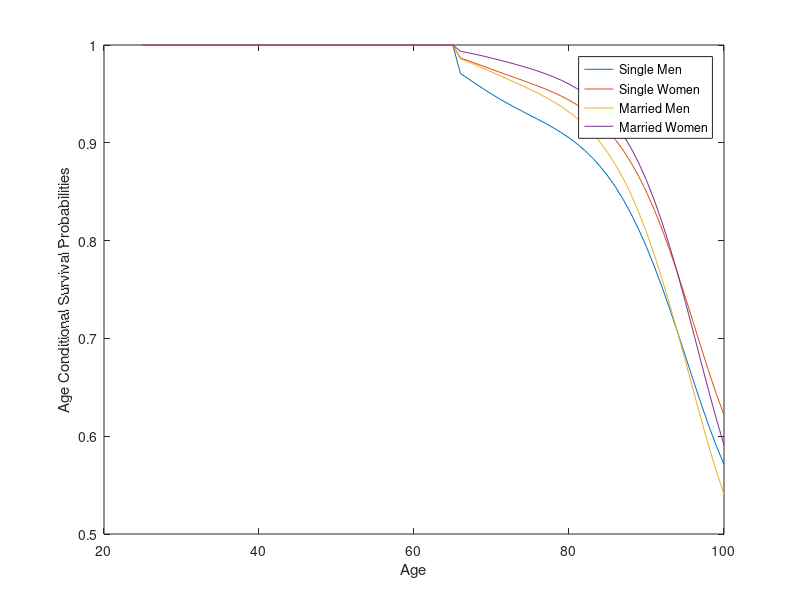
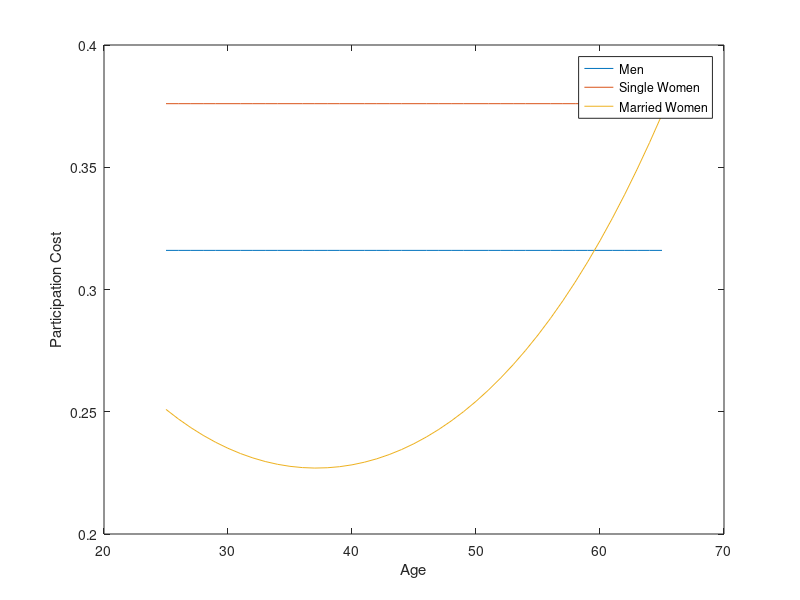

Reproduce these figures in MATLAB, in order. (Note: this script raises an error after producing the figures.)
% Borella, De Nardi & Yang (2018) - The Aggregate Implications of Gender and Marriage
% We solve Economy 4 which is a model with three kinds of households: single female, single male, and married couple.
% Because moving between these is possible, and the moves are exogenous, we
% need to think of one agent who changes 'type' based on an exogenous state.

% Two small notational changes from BDNY2018. The deterministic
% age-dependent component of ages is called kappa_j (they call it e) and
% the markov (AR(1)) shock is called z (they call it epsilon).

% Everything is nice and smooth. 

% Two small errors/typos in BDNY2018 paper: 
% 1) pg 11, eqn 2 tells us that n is 0 to 1, but when used in eqn 5 it should 
% be hours (so 5840 times as much). Effectively, eqn 5 (and 13) is missing 
% a constant parameter than multiplies n. I will refer to this missing
% parameter as 'potential hours'.
% 2) pg 21, the multivariate normal for the initial distribution has
% delta_a on left and right hand sides, it should only appear on the left
% (should not appear on the right).

% The paper is missing a few parameters but the authors were very good/nice about 
% sending them in an clean well-documented format when I requested them by 
% email. You can find them all below, specifically, the conditional
% survival probabilities, the parametrization of the initial distribution,
% the 'potential hours' that multiplies n in eqn 5 (and 14),
% and kappa_j (the kappa_j are shown in Figure 13, but they sent me the exact
% numbers).

% Reproduces Figures 9, 10, 11, 14 of BDNY2018 (the parts relating to model, those figures also contain data which is not reproduced here)
% Create additional new figures 1,2,3 to show some other parts of the model to help illustrate what is going on.

CreateFigures=1


%%
n_d=[51,51]; % Two decision variables, endogenous labor supply for female and male, respectively
n_a=701; % Endogenous state, asset holdings
n_z=[7,7,4]; % Three exogenous states, female labor productivity, male labor productivity, household-type
N_j=76; 
Params.agejshifter=24; % Ages 25 to 100.

% A quick explanation of the third exogenous state which takes four values.
% This is the 'four' household types. We have single males, single females,
% and married couples. Because the married couples can transition to being
% single male/female, we cannot set them up at permanent types. So we set
% up an exogenous state to control these transitions. Notice that these
% transition probabilities occur based on the conditional survival
% probabilities, and that the conditional survival probabilities depend on
% this state. As a result, instead of treating conditional survival
% probabilities as another discount factor (which is standard) we instead
% treat the conditional survival probabilities as transition probabilities
% of the exogenous state. We therefore need to add a fourth grid point to
% the exogenous state which signifies death. This is not particully
% computationally efficient, but it is easy enough (VFI Toolkit has no
% feature to permit the conditional survival probabilities to depend on the
% exogenous state which would be the better way to handle it.)

% The third exogenous state is called 'htype', and htype==1 is married
% couple, htype==2 is single female, htype==3 is single male, and hype==4
% is deceased.

%% Parameters
% Economy 4, so most parameters come from Table 9
% [some from Table 3 and Table 4]
% Paper is missing a few parameter values, BDNY were kind enough to send them by email. 
% Big thanks to them! Specifically, kappa_j (deterministic age-dependent component of 
% earnings), s_j (conditional survival probabilities), potential hours, and the 
% parameters that determine  the initial age distribution are those that are from email.

% Age j
Params.agej=1:1:N_j;
% actual age is agej+agejshifter
Params.age=Params.agej+Params.agejshifter;
% Retirement age
Params.Jr=66-Params.agejshifter; % Retire at age 66


% Preferences
Params.beta=0.961; % Discount factor
Params.gamma=2; % risk aversion coefficient
Params.omega=0.496; % Consumption weight

% Labor force participation fixed cost (only used for working age)
Params.participationcost_men=0.316;
Params.participationcost_women_single=0.376;
Params.participationcost_women_married=exp(0.0009.*Params.agej.^2-0.0236*Params.agej-1.0708)./(1+exp(0.0009.*Params.agej.^2-0.0236*Params.agej-1.0708));
% Participation cost for women: this formula comes from pg 25 of BDNY2018.
% Figure 14 plots it and the formula here does reproduce the figure.
% [I originally used age rather than agej in formula, but Fig 14 makes it clear that is should be agej]
if CreateFigures==1
    figure(14)
    plot(Params.age(1:Params.Jr-1),Params.participationcost_men*ones(1,Params.Jr-1))
    hold on
    plot(Params.age(1:Params.Jr-1),Params.participationcost_women_single*ones(1,Params.Jr-1))
    plot(Params.age(1:Params.Jr-1),Params.participationcost_women_married(1:Params.Jr-1))
    hold off
    ylabel('Participation Cost')
    xlabel('Age')
    legend('Men','Single Women','Married Women')
end

% Hours worked factor
Params.potentialhours=5840; % BDNY2018 by email tell me that the 'total potential hours' which multiplies n is5840 (=365 days*16 hrs per day)

% Prices
Params.r=0.04; % interest rate

% Retirement and Pensions
Params.tau_ss=0.038; % Social security tax rate on employees

% Earnings process, deterministic component
Params.kappa_j_men=[14.28697096, 14.92876666, 15.50469684, 16.01569213, 16.46435926, 16.85445477, 17.19077667, 17.47871754, 17.72400614, 17.93263075, 18.11042972, 18.26303369, 18.39575626, 18.51342232, 18.62027424, 18.72015966, 18.81615859, 18.91073972, 19.00573926, 19.10217112, 19.20062825, 19.30071226, 19.40137617, 19.50086844, 19.5965984, 19.68513928, 19.76237742, 19.82327991, 19.86221136, 19.87262189, 19.84732029, 19.77866833, 19.65858228, 19.47902022, 19.2315277, 18.90867856, 18.50342777, 18.01015922, 17.42479166, 16.74579195, 15.97365815, zeros(1,N_j-Params.Jr+1)]; % fill in zeros for retirement ages
Params.kappa_j_women=[10.23342169, 10.33615559, 10.43110283, 10.52023978, 10.605471, 10.6885492, 10.77108253, 10.85453538, 10.94021008, 11.0292408, 11.12258805, 11.22103341, 11.32520757, 11.43549369, 11.55209724, 11.67506067, 11.80415986, 11.93894804, 12.07874142, 12.22256703, 12.36923078, 12.51715371, 12.66452781, 12.8091787, 12.94859127, 13.07991699, 13.19993625, 13.30513432, 13.3916985, 13.45548729, 13.49216302, 13.49726402, 13.46622906, 13.3946316, 13.27811246, 13.11277571, 12.89515939, 12.6225513, 12.29306153, 11.90600625, 11.46174536, zeros(1,N_j-Params.Jr+1)]; % fill in zeros for retirement ages

% Earnings processes (from Table 4)
% Persistence of markov shocks
Params.rho_z_men=0.973;
Params.rho_z_women=0.963;
% Params.rho_z_menwomen=0.973;
Params.rho_z_married=0.972;
% Variance of markov innovations
Params.sigmasq_upsilon_men=0.016;
Params.sigmasq_upsilon_women=0.014;
% Params.sigmasq_upsilon_menwomen=0.021;
Params.sigmasq_upsilon_married=0.013;
% Initial variance
Params.sigmasq_init_z_men=0.128;
Params.sigmasq_init_z_women=0.128;
% Params.sigmasq_init_z_menwomen=0.128;
Params.sigmasq_init_z_married=0.128;

% Conditional Survival Probabilities [Just used to construct transition probabilities for htype]
% BDNY2018 Appendix A states "We model the probability of being alive at
% time t as a logit function" from HRS biennial data. They do state that s_j=1 for working ages
% I emailed authors and they sent me the following parameter values
Params.s_j_men=[ones(1,Params.Jr-1), 0.9708540312, 0.9654954844, 0.9601461089, 0.9549150054, 0.9498879234, 0.9451082213, 0.940578516, 0.9362672177, 0.9321064622, 0.928034319, 0.9239414182, 0.919726484, 0.9152684335, 0.9104409934, 0.9051246504, 0.8991750989, 0.8924468522, 0.884799902, 0.8760654515, 0.8661334404, 0.8548043058, 0.8419632417, 0.8275050364, 0.8113131369, 0.7934129312, 0.7737980124, 0.7526544571, 0.7301095265, 0.7065543154, 0.682371187, 0.6581025282, 0.6341793149, 0.6114001461, 0.5902426503, 0.5713174184];
Params.s_j_women=[ones(1,Params.Jr-1), 0.9867173292, 0.9839537557, 0.9810895031, 0.9781775739, 0.9752641812, 0.9723774046, 0.969525577, 0.966698489, 0.963864254, 0.9609913506, 0.9580178755, 0.9548816988, 0.9515039178, 0.947796448, 0.9436688848, 0.9390081383, 0.933691744, 0.9275915251, 0.9205495885, 0.9124369293, 0.9030503063, 0.8922328875, 0.8798241982, 0.86564477, 0.8496186806, 0.8316466875, 0.8117952836, 0.7901019966, 0.7668593618, 0.7423955654, 0.7172294449, 0.6918221763, 0.667022471, 0.6434068853, 0.6216936057];
Params.s_j_married_men=[ones(1,Params.Jr-1), 0.9857772492, 0.9826486379, 0.979351984, 0.975942647, 0.9724705996, 0.968967363, 0.9654432869, 0.9618879751, 0.9582658633, 0.9545406942, 0.9506398489, 0.9464884755, 0.9419901481, 0.9370354902, 0.9315104472, 0.9252723856, 0.9181662883, 0.9100301624, 0.9006674505, 0.8899198529, 0.8775450903, 0.863366277, 0.8472150339, 0.8289168868, 0.8084411651, 0.785749516, 0.7610170302, 0.7343962364, 0.706334129, 0.677301214, 0.6479487248, 0.6188217937, 0.5908262567, 0.5645208063, 0.5405648483];
Params.s_j_married_women=[ones(1,Params.Jr-1), 0.9935989401, 0.992044741, 0.9903554811, 0.9885517802, 0.9866536883, 0.9846739092, 0.9826155039, 0.980471028, 0.9782190319, 0.975836103, 0.973276773, 0.970490844, 0.9674117874, 0.9639603055, 0.960048177, 0.9555625464, 0.9503736337, 0.9443364884, 0.937270943, 0.92900752, 0.9193032442, 0.9079407056, 0.8946906353, 0.8793009575, 0.861614884, 0.8414655991, 0.8188646896, 0.7938284563, 0.7666627684, 0.7377541306, 0.7077193293, 0.6771431241, 0.6470122624, 0.6180256858, 0.5909978175];
% Do a plot of the survival probabilities, just to see them
if CreateFigures==1
    figure(1)
    plot(Params.age,Params.s_j_men)
    hold on
    plot(Params.age,Params.s_j_women)
    plot(Params.age,Params.s_j_married_men)
    plot(Params.age,Params.s_j_married_women)
    hold off
    ylabel('Age Conditional Survival Probabilities')
    xlabel('Age')
    legend('Single Men','Single Women','Married Men','Married Women')
end


%% Grids
a_grid=500000*linspace(0,1,n_a)'.^3; 
% I just had to guess a max, then adjust it till it was reasonable
% BDNY2018 are essentially using this grid in USD (can be nice when you go to data)

n1_grid=linspace(0,1,n_d(1))'; % can tell from size of 'participationcost' parameters that model is on 0 to 1 (not actual hours worked which is what figures show)
n2_grid=linspace(0,1,n_d(2))';
d_grid=[n1_grid; n2_grid];

% Discretization is an AR(1), but because there is an initial distribution
% (variance) which is not the asymptotic/unconditional variance, we are
% better (in sense grid will be more efficient) using a life-cycle AR(1) method.
% Because male and female exogenous shocks are independent, we will create them separately and then join the two
% Set the initial distribution
kirkbyoptions_men.initialj1sigmaz=sqrt(Params.sigmasq_init_z_men); % age j=1 is a normal distribution with mean zero and this standard deviation [you can also set the mean, but default is zero]
[z_grid_J_men, pi_z_J_men,jequaloneDistz_men,~] = discretizeLifeCycleAR1_KFTT(0,Params.rho_z_men,sqrt(Params.sigmasq_upsilon_men),n_z(2),N_j,kirkbyoptions_men);
kirkbyoptions_women.initialj1sigmaz=sqrt(Params.sigmasq_init_z_women); % age j=1 is a normal distribution with mean zero and this standard deviation [you can also set the mean, but default is zero]
[z_grid_J_women, pi_z_J_women,jequaloneDistz_women,~] = discretizeLifeCycleAR1_KFTT(0,Params.rho_z_women,sqrt(Params.sigmasq_upsilon_women),n_z(1),N_j,kirkbyoptions_women);
% Note, this is currently ln(z). We want the actual z
z_grid_J_men=exp(z_grid_J_men);
z_grid_J_women=exp(z_grid_J_women);
% Set up the htype
htype_grid=(1:1:4)';
pi_htype_J=zeros(4,4,N_j);% Build from the conditional survival probabilities
for jj=1:N_j
    % Married couples
    pi_htype_J(1,1,jj)=Params.s_j_married_men(jj)*Params.s_j_married_women(jj);
    pi_htype_J(1,2,jj)=1-Params.s_j_married_men(jj);
    pi_htype_J(1,3,jj)=1-Params.s_j_married_women(jj);
    % Single women
    pi_htype_J(2,2,jj)=Params.s_j_married_women(jj);
    pi_htype_J(2,4,jj)=1-Params.s_j_married_women(jj);
    % Single men
    pi_htype_J(3,3,jj)=Params.s_j_married_men(jj);
    pi_htype_J(3,4,jj)=1-Params.s_j_married_men(jj);
    % Note: since V for deceased is zero, what we put as transtion
    % probability from deceased to deceased (1 or 0) anyway irrelevant.
    pi_htype_J(4,4,jj)=1;
end

% Put together the exogenous shocks
z_grid_J=zeros(sum(n_z),N_j);
pi_z_J=zeros(prod(n_z),prod(n_z),N_j);
for jj=1:N_j
    z_grid_J(:,jj)=[z_grid_J_women(:,jj);z_grid_J_men(:,jj);htype_grid];
    pi_z_J(:,:,jj)=kron(pi_htype_J(:,:,jj),kron(pi_z_J_men(:,:,jj),pi_z_J_women(:,:,jj))); % note, kron in reverse order
end

%% Return Function and Discount Parameters
DiscountFactorParamNames={'beta'}; 
% Normally we would put the survival probabilities into the discount
% factor. But here we instead have the survival probabilities acting
% through the exogenous state transition probabilities as we need 

ReturnFn=@(n_f,n_m,aprime,a,z_f,z_m,htype,r,omega,gamma,tau_ss,participationcost_men,participationcost_women_single,participationcost_women_married,kappa_j_women,kappa_j_men,potentialhours)...
    BorellaDeNardiYang2018_ReturnFn(n_f,n_m,aprime,a,z_f,z_m,htype,r,omega,gamma,tau_ss,participationcost_men,participationcost_women_single,participationcost_women_married,kappa_j_women,kappa_j_men,potentialhours);

%% Solve value function
vfoptions=struct(); % use defaults
vfoptions.verbose=1;
vfoptions.lowmemory=1;
vfoptions.divideandconquer=1;
tic;
[V,Policy]=ValueFnIter_Case1_FHorz(n_d,n_a,n_z,N_j,d_grid,a_grid,z_grid_J,pi_z_J,ReturnFn,Params,DiscountFactorParamNames,[],vfoptions);
toc

%% Plot some policy functions to take a look
% I can't be bothered just now :)

%% You could take a look at value functions to see if better/worse off being single/married
% Not really important in this model, as all changes in martial status are completely exogenous anyway.



%% Age j=1 agent distribution
% BDNY2018 Appendix A
% Model joint distribution of initial assets and wage shocks at age 25 as a
% joint log-normal in the logarithm of the asset and wage shock
% (ln(a+delta_a) )    ( mu_a                  )
% (  ln z        ) ~ N(    mu_z       , Sigma_s)
% 
% delta_a is a shift parameter for assets to have only positive values to be able to take logs.
% For Economy 4 with couples it is joint normal of the two ln(z) for female
% and male and the assets (so tri-variate instead of bi-variate).
%
% NOTE: VERSION IN BDNY2018 ERRONEOUSLY PUTS delta_a ON RIGHT HAND SIDE AS WELL (mu_a+delta_a instead of mu_a as here)


% BDNY2018 don't report the parameters of this tri-variate log-normal
% distribution (except the initial variance of ln(z) which is in Table 4)
% I emailed and they kindly sent me the following.
% Joint Distribution at age 25														
% Couples				Variance/Covariance Matrix			
% 	                      mu	    delta_a			            log(wealth)	Prod. Shock	Prod. Shock Spouse
% log(wealth)	        11.35902	69155.39		log(wealth)	0.1578558	0.018727	0.0153577
% Prod. Shock	        0.0231509	0		      Prod. Shock	0.018727	0.091125	0.0153023
% Prod. Shock Spouse	0.0013973	0		 Prod. Shock Spouse	0.0153577	0.0153023	0.0777305

% Note that we already have grids on assets, and on productivity for female
% and male. So we just want to assign mass on these grids to fit this
% distribution.
% What we use is to allocate based on the joint-normal cdf (to the grids in logs).

% Let's first just create the mean and var-covar from the values in email.
delta_a=69155.39;
% Note that in codes, the ordering is assets, productivity shock female,
% productivity shock male. So have to swap female and male order from what 
% BDNY sent in the email. (I have assumed 'Spouse' refers to female)
jequal1_mu=[11.35902, 0.0013973, 0.0231509];
jequal1_sigma=[0.1578558, 0.0153577,0.018727; 0.0153577, 0.0777305, 0.0153023; 0.018727, 0.0153023, 0.091125];

% Get log(producitivity) grids for age j=1.
logz_f_jequal1grid=log(z_grid_J_women(:,1));
logz_m_jequal1grid=log(z_grid_J_men(:,1));

% Initial dist for on assets is on log(assets+delta_a)
tic;
jequaloneDist=MVNormal_ProbabilitiesOnGrid([log(a_grid+delta_a); logz_f_jequal1grid; logz_m_jequal1grid],jequal1_mu, jequal1_sigma, [n_a,n_z(1),n_z(2)]);
initdisttime=toc

% Take a look over the asset grid
if CreateFigures==1
    figure(2)
    plot(a_grid,cumsum(sum(sum(sum(jequaloneDist,4),3),2)))
    title('Initial dist: marginal cdf over assets')
    % Almost everyone starts with 0 to 200,000 USD
end

% Comment: Evaluating a Multivariate-Normal cdf is not
% computationally cheap/fast (for anything but a small grid).
% An obvious alternative to get code faster here would be to only put the
% initial dist onto the lower 1/2 (or somesuch) of the asset distribution. Following two
% lines demonstrate how you would do this
% jequaloneDist=zeros([n_a,n_z(1),n_z(2),'gpuArray');
% jequaloneDist(1:floor(n_a/2),:,:)=MVNormal_ProbabilitiesOnGrid([log(a_grid(1:floor(n_a/2))+delta_a); logz_f_jequal1grid; logz_m_jequal1grid],jequal1_mu, jequal1_sigma, [floor(n_a/2),n_z(1),n_z(2)]);

% Distribution is currently over [n_a,n_z(1),n_z(2)]
% Needs to be over [n_a,n_z(1),n_z(2), n_z(3)]

% To do this we have to define relative mass of the household types.
% BDNY2018 did this, as required for Fig 11

% Table 1 of BDNY2018 says 0.43 married, 0.07 single female, and 0.07
% single male (at age 25). Paper does not explictly say that these (initial) weights
% are were used for model, but BDNY2018 confirmed this to me by email.
mass_hhtypes=[0.43,0.07,0.07,0]; % married, single female, single male, deceased (note, these masses will change over time, this is just for j=1) 
mass_hhtypes=mass_hhtypes/sum(mass_hhtypes); % normalize total mass to one
jequaloneDist=jequaloneDist.*shiftdim(mass_hhtypes,-2);



%% Agent distribution
AgeWeightParamNames={'mewj'};
Params.mewj=(1:1:N_j)/N_j;
% BDNY2018 don't define this as it is not needed since only model output they look at is life-cycle profiles, 
% but toolkit requires it (will have no impact on results as long as you are only looking at life-cycle profiles are these
% are anyway conditional on age).

simoptions=struct(); % use default simoptions
StationaryDist=StationaryDist_FHorz_Case1(jequaloneDist,AgeWeightParamNames,Policy,n_d,n_a,n_z,N_j,pi_z_J,Params,simoptions);


%% Plot some life-cycle profiles
% We only want age-conditional means, by using simoptions.whichstats we can specify this and make things faster
simoptions.whichstats=[1,0,0,0,0,0,0]; % http://discourse.vfitoolkit.com/t/how-to-cut-runtimes-for-life-cycle-profiles-or-allstats-when-you-dont-need-all-the-stats-simoptions-whichstats/253


% Start with some basics, just look fraction of households of each type
FnsToEvaluate_hhtype.marriedhh=@(n_f,n_m,aprime,a,z_f,z_m,htype) (htype==1);
FnsToEvaluate_hhtype.singlefemalehh=@(n_f,n_m,aprime,a,z_f,z_m,htype) (htype==2);
FnsToEvaluate_hhtype.singlemalehh=@(n_f,n_m,aprime,a,z_f,z_m,htype) (htype==3);
FnsToEvaluate_hhtype.deceasedhh=@(n_f,n_m,aprime,a,z_f,z_m,htype) (htype==4);
AgeConditionalStats_hhtype=LifeCycleProfiles_FHorz_Case1(StationaryDist,Policy,FnsToEvaluate_hhtype,Params,[],n_d,n_a,n_z,N_j,d_grid,a_grid,z_grid_J,simoptions);

if CreateFigures==1
    figure(3)
    plot(Params.agejshifter+(1:1:N_j),AgeConditionalStats_hhtype.marriedhh.Mean./(1-AgeConditionalStats_hhtype.deceasedhh.Mean)) % fraction married
    hold on
    plot(Params.agejshifter+(1:1:N_j),AgeConditionalStats_hhtype.singlefemalehh.Mean./(1-AgeConditionalStats_hhtype.deceasedhh.Mean)) % fraction single female
    plot(Params.agejshifter+(1:1:N_j),AgeConditionalStats_hhtype.singlemalehh.Mean./(1-AgeConditionalStats_hhtype.deceasedhh.Mean)) % fraction single male
    hold off
    title('Fraction of (living) households of each type')
    legend('married','single female','single male')
end

% Note that if we just compute standard life-cycles then their
% interpretation is problematic (as, e.g., our model in a single female
% household imputes a male labor supply of zero, which is correct but awkward)

% Hence we will do each household type one by one, and compute stats conditional on this type.
FnsToEvaluate_married.participation_men=@(n_f,n_m,aprime,a,z_f,z_m,htype) (n_m>0);
FnsToEvaluate_married.participation_women=@(n_f,n_m,aprime,a,z_f,z_m,htype) (n_f>0);
FnsToEvaluate_married.hours_men=@(n_f,n_m,aprime,a,z_f,z_m,htype,potentialhours) potentialhours*n_m;
FnsToEvaluate_married.hours_women=@(n_f,n_m,aprime,a,z_f,z_m,htype,potentialhours) potentialhours*n_f;
FnsToEvaluate_married.earnings_men=@(n_f,n_m,aprime,a,z_f,z_m,htype,kappa_j_men,potentialhours) kappa_j_men*z_m*potentialhours*n_m; % BDNY2018 refer to these as e, epsilon, n
FnsToEvaluate_married.earnings_women=@(n_f,n_m,aprime,a,z_f,z_m,htype,kappa_j_women,potentialhours) kappa_j_women*z_f*potentialhours*n_f; % BDNY2018 refer to these as e, epsilon, n
FnsToEvaluate_married.assets=@(n_f,n_m,aprime,a,z_f,z_m,htype) a;
simoptions.SampleRestrictionFn=@(n_f,n_m,aprime,a,z_f,z_m,htype) (htype==1);
AgeConditionalStats_married=LifeCycleProfiles_FHorz_Case1(StationaryDist,Policy,FnsToEvaluate_married,Params,[],n_d,n_a,n_z,N_j,d_grid,a_grid,z_grid_J,simoptions);

FnsToEvaluate_sfemale.participation=@(n_f,n_m,aprime,a,z_f,z_m,htype) (n_f>0);
FnsToEvaluate_sfemale.hours=@(n_f,n_m,aprime,a,z_f,z_m,htype,potentialhours) potentialhours*n_f;
FnsToEvaluate_sfemale.earnings=@(n_f,n_m,aprime,a,z_f,z_m,htype,kappa_j_women,potentialhours) kappa_j_women*z_f*potentialhours*n_f; % BDNY2018 refer to these as e, epsilon, n
FnsToEvaluate_sfemale.assets=@(n_f,n_m,aprime,a,z_f,z_m,htype) a;
simoptions.SampleRestrictionFn=@(n_f,n_m,aprime,a,z_f,z_m,htype) (htype==2);
AgeConditionalStats_sfemale=LifeCycleProfiles_FHorz_Case1(StationaryDist,Policy,FnsToEvaluate_sfemale,Params,[],n_d,n_a,n_z,N_j,d_grid,a_grid,z_grid_J,simoptions);

FnsToEvaluate_smale.participation=@(n_f,n_m,aprime,a,z_f,z_m,htype) (n_m>0);
FnsToEvaluate_smale.hours=@(n_f,n_m,aprime,a,z_f,z_m,htype,potentialhours) potentialhours*n_m;
FnsToEvaluate_smale.earnings=@(n_f,n_m,aprime,a,z_f,z_m,htype,kappa_j_men,potentialhours) kappa_j_men*z_m*potentialhours*n_m; % BDNY2018 refer to these as e, epsilon, n
FnsToEvaluate_smale.assets=@(n_f,n_m,aprime,a,z_f,z_m,htype) a;
simoptions.SampleRestrictionFn=@(n_f,n_m,aprime,a,z_f,z_m,htype) (htype==3);
AgeConditionalStats_smale=LifeCycleProfiles_FHorz_Case1(StationaryDist,Policy,FnsToEvaluate_smale,Params,[],n_d,n_a,n_z,N_j,d_grid,a_grid,z_grid_J,simoptions);


% Finally, a few things across all (living) households
FnsToEvaluate.participation=@(n_f,n_m,aprime,a,z_f,z_m,htype,potentialhours) ((n_f>0)+(n_m>0))/2*(htype==1)+(n_f>0)*(htype==2)+(n_m>0)*(htype==3); % note: divided by 2 for married HH (did this as that is what matches Fig 11 of BDNY2018)
FnsToEvaluate.hours=@(n_f,n_m,aprime,a,z_f,z_m,htype,potentialhours) potentialhours*(n_f+n_m)/2*(htype==1)+potentialhours*n_f*(htype==2)+potentialhours*n_m*(htype==3); % note: divided by 2 for married HH (did this as that is what matches Fig 11 of BDNY2018)
FnsToEvaluate.earnings=@(n_f,n_m,aprime,a,z_f,z_m,htype,kappa_j_women,kappa_j_men,potentialhours) (kappa_j_women*z_f*potentialhours*n_f+kappa_j_men*z_m*potentialhours*n_m)/2*(htype==1)+kappa_j_women*z_f*potentialhours*n_f*(htype==2)+kappa_j_men*z_m*potentialhours*n_m*(htype==3); % note: divided by 2 for married HH (did this as that is what matches Fig 11 of BDNY2018)
FnsToEvaluate.assets=@(n_f,n_m,aprime,a,z_f,z_m,htype) a/2*(htype==1)+a*(htype==2)+a*(htype==3); % would normally just be a, but need to do complicate it so I can divide by 2 for married couple
simoptions.SampleRestrictionFn=@(n_f,n_m,aprime,a,z_f,z_m,htype) (htype~=4);
AgeConditionalStats=LifeCycleProfiles_FHorz_Case1(StationaryDist,Policy,FnsToEvaluate,Params,[],n_d,n_a,n_z,N_j,d_grid,a_grid,z_grid_J,simoptions);


%% Figures of BDNY2018
% Let's do Figures 9, 10, 11 of BDNY2018
% These are the figures relating to Economy 4 (which is the model being done here)
% We only plot the 'half' of each Figure which is the model (they also plot data)

% To make it easy to compare to those in paper, I enforce similar xlim and ylim (ranges for the x and y axes)

% Figures 9 and 10 of BDNY2018
if CreateFigures==1
    figure(9)
    subplot(2,1,1); plot(Params.agejshifter+(1:1:Params.Jr-1), AgeConditionalStats_smale.participation.Mean(1:Params.Jr-1), Params.agejshifter+(1:1:Params.Jr-1), AgeConditionalStats_sfemale.participation.Mean(1:Params.Jr-1), Params.agejshifter+(1:1:Params.Jr-1), AgeConditionalStats_married.participation_men.Mean(1:Params.Jr-1), Params.agejshifter+(1:1:Params.Jr-1), AgeConditionalStats_married.participation_women.Mean(1:Params.Jr-1))
    legend('Single Men','Single Women','Married Men','Married Women')
    title('Participation')
    ylim([0.2,1])
    xlim([25,65])
    subplot(2,1,2); plot(Params.agejshifter+(1:1:Params.Jr-1), AgeConditionalStats_smale.hours.Mean(1:Params.Jr-1), Params.agejshifter+(1:1:Params.Jr-1), AgeConditionalStats_sfemale.hours.Mean(1:Params.Jr-1), Params.agejshifter+(1:1:Params.Jr-1), AgeConditionalStats_married.hours_men.Mean(1:Params.Jr-1), Params.agejshifter+(1:1:Params.Jr-1), AgeConditionalStats_married.hours_women.Mean(1:Params.Jr-1))
    legend('Single Men','Single Women','Married Men','Married Women')
    title('Hours')
    % ylim([500,2500])
    xlim([25,65])

    figure(10)
    subplot(2,1,1); plot(Params.agejshifter+(1:1:Params.Jr-1), AgeConditionalStats_smale.earnings.Mean(1:Params.Jr-1), Params.agejshifter+(1:1:Params.Jr-1), AgeConditionalStats_sfemale.earnings.Mean(1:Params.Jr-1), Params.agejshifter+(1:1:Params.Jr-1), AgeConditionalStats_married.earnings_men.Mean(1:Params.Jr-1), Params.agejshifter+(1:1:Params.Jr-1), AgeConditionalStats_married.earnings_women.Mean(1:Params.Jr-1))
    legend('Single Men','Single Women','Married Men','Married Women')
    title('Labor Income')
    xlim([25,65])
    subplot(2,1,2); plot(Params.agejshifter+(1:1:N_j), AgeConditionalStats_smale.assets.Mean, Params.agejshifter+(1:1:N_j), AgeConditionalStats_sfemale.assets.Mean, Params.agejshifter+(1:1:N_j), AgeConditionalStats_married.assets.Mean)
    legend('Single Men','Single Women','Couples')
    title('Assets')
    xlim([25,100])
end

% Figure 11 of BDNY2018
if CreateFigures==1
    % Note: this Figure is 'per person', so all married couple numbers are divided by 2
    figure(11)
    subplot(2,2,1); plot(Params.agejshifter+(1:1:Params.Jr-1), AgeConditionalStats.participation.Mean(1:Params.Jr-1))
    legend('Economy 4')
    title('Participation')
    ylim([0.2,1])
    xlim([25,65])
    subplot(2,2,2); plot(Params.agejshifter+(1:1:Params.Jr-1), AgeConditionalStats.hours.Mean(1:Params.Jr-1))
    title('Hours')
    ylim([500,2500])
    xlim([25,65])
    subplot(2,2,3); plot(Params.agejshifter+(1:1:Params.Jr-1), AgeConditionalStats.earnings.Mean(1:Params.Jr-1))
    title('Labor Income')
    ylim([8000,65000])
    xlim([25,65])
    subplot(2,2,4); plot(Params.agejshifter+(1:1:N_j), AgeConditionalStats.assets.Mean)
    title('Assets')
    ylim([0,500000])
    xlim([25,100])
end

% If you run with CreateFigures=0, you can just load the following and create all the graphs later
% (I ran the main code on a headless server, then created graphs on my desktop)
save BDNY2018.mat
% load BDNY2018.mat

